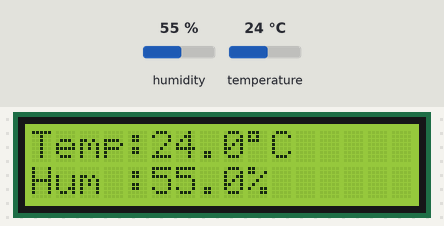
The sketch below on a simulated Arduino Uno, built with avr-gcc and run on an emulated ATmega328P. Parts: 16×2 character LCD. The test bench sets the inputs (shaded band); at power-on: humidity 55 %, temperature 24 °C. What the sketch prints to the serial monitor is not drawn.

Above: at 3.2 s.
3.3 s: humidity set to 22 %
At 5.1 s:
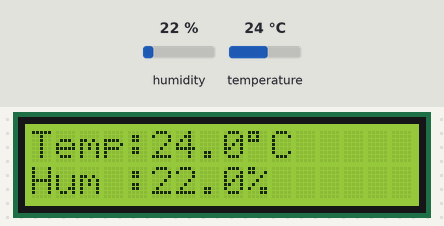
6.0 s: temperature set to 12 °C
At 6.6 s:
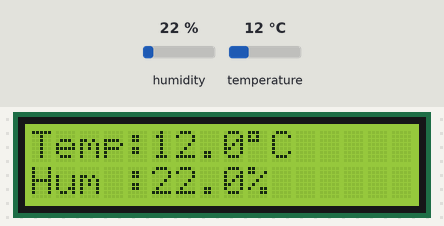
8.7 s: humidity set to 40 %
At 10.7 s:
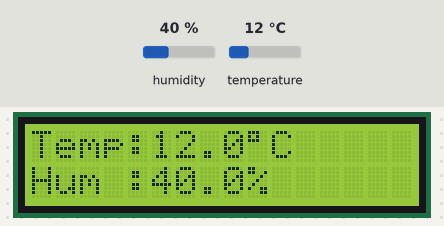
11.7 s: temperature set to 19 °C
At 13.4 s:
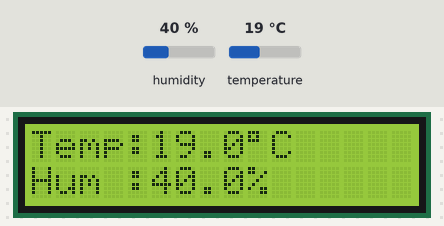
Timing chart, 0 to 14.9 s (numbered marks = the images above; inputs shaded):
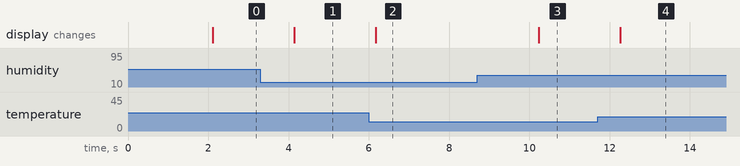

Measured:
- after the input at 3.3 s, the display: changes after 0.85 s (image 1)
- after the input at 6.0 s, the display: changes after 0.18 s (image 2)
- after the input at 8.7 s, the display: changes after 1.5 s (image 3)
- after the input at 11.7 s, the display: changes after 0.57 s (image 4)

The sketch:

Project_1_.ino
```cpp
#include <Wire.h>
#include <LiquidCrystal_I2C.h>
#include <DHT.h>

#define DHTPIN 4          // DHT22 DATA pin
#define DHTTYPE DHT22

DHT dht(DHTPIN, DHTTYPE);


LiquidCrystal_I2C lcd(0x27, 16, 2);

void setup() {
  Serial.begin(115200);

  dht.begin();

  lcd.init();
  lcd.backlight();

  lcd.setCursor(0,0);
  lcd.print("Smart Env");
  lcd.setCursor(0,1);
  lcd.print("Monitor");
  delay(2000);

  lcd.clear();
}

void loop() {

  float h = dht.readHumidity();
  float t = dht.readTemperature();

  if (isnan(h) || isnan(t)) {
    Serial.println("Failed to read DHT22");

    lcd.clear();
    lcd.setCursor(0,0);
    lcd.print("Sensor Error");

    delay(2000);
    return;
  }

  Serial.print("Temperature: ");
  Serial.print(t);
  Serial.print(" C   ");

  Serial.print("Humidity: ");
  Serial.print(h);
  Serial.println(" %");

  lcd.clear();

  lcd.setCursor(0,0);
  lcd.print("Temp:");
  lcd.print(t,1);
  lcd.print((char)223);
  lcd.print("C");

  lcd.setCursor(0,1);
  lcd.print("Hum :");
  lcd.print(h,1);
  lcd.print("%");

  delay(2000);
}
```
